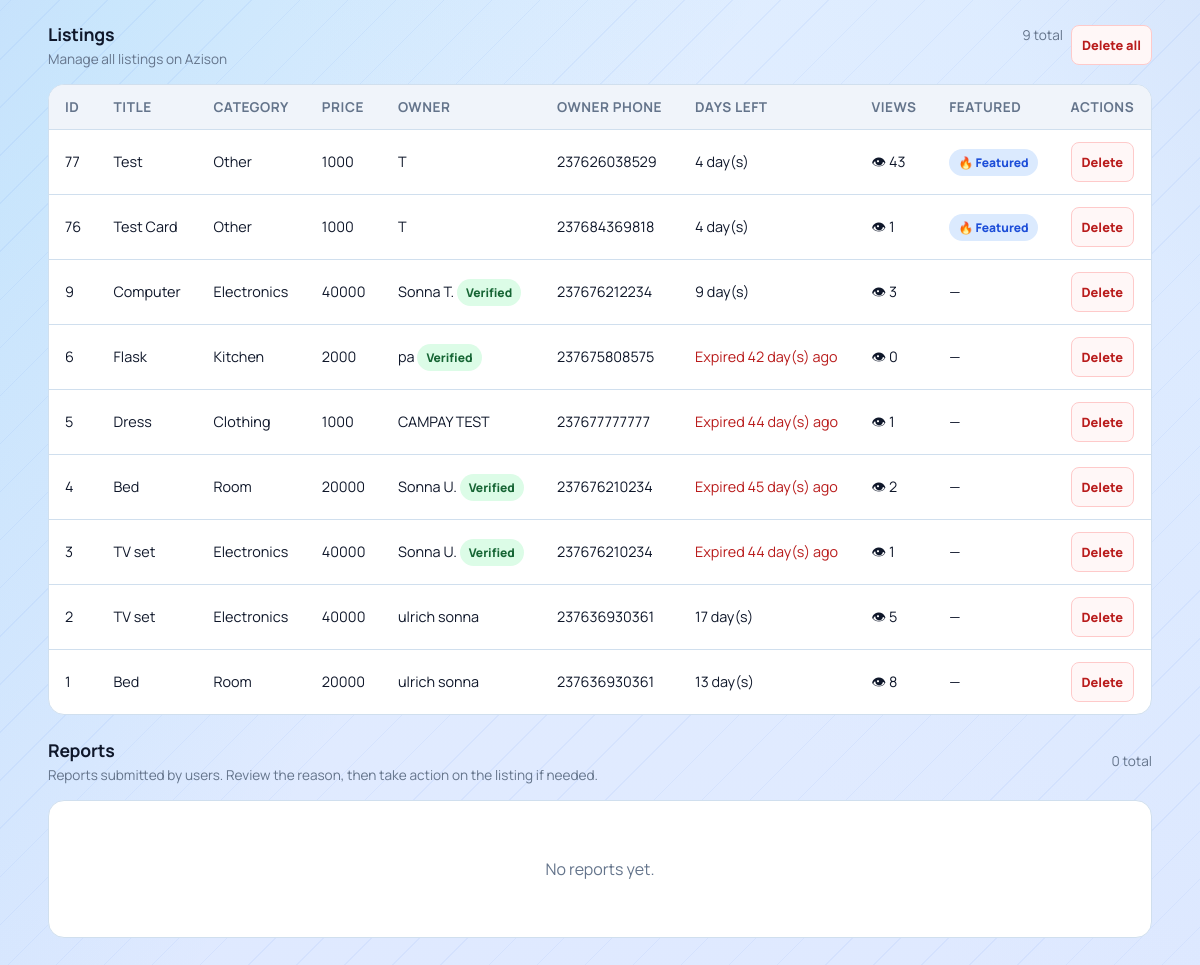
Page /admin (signed in, lower part) on the earlier database version.
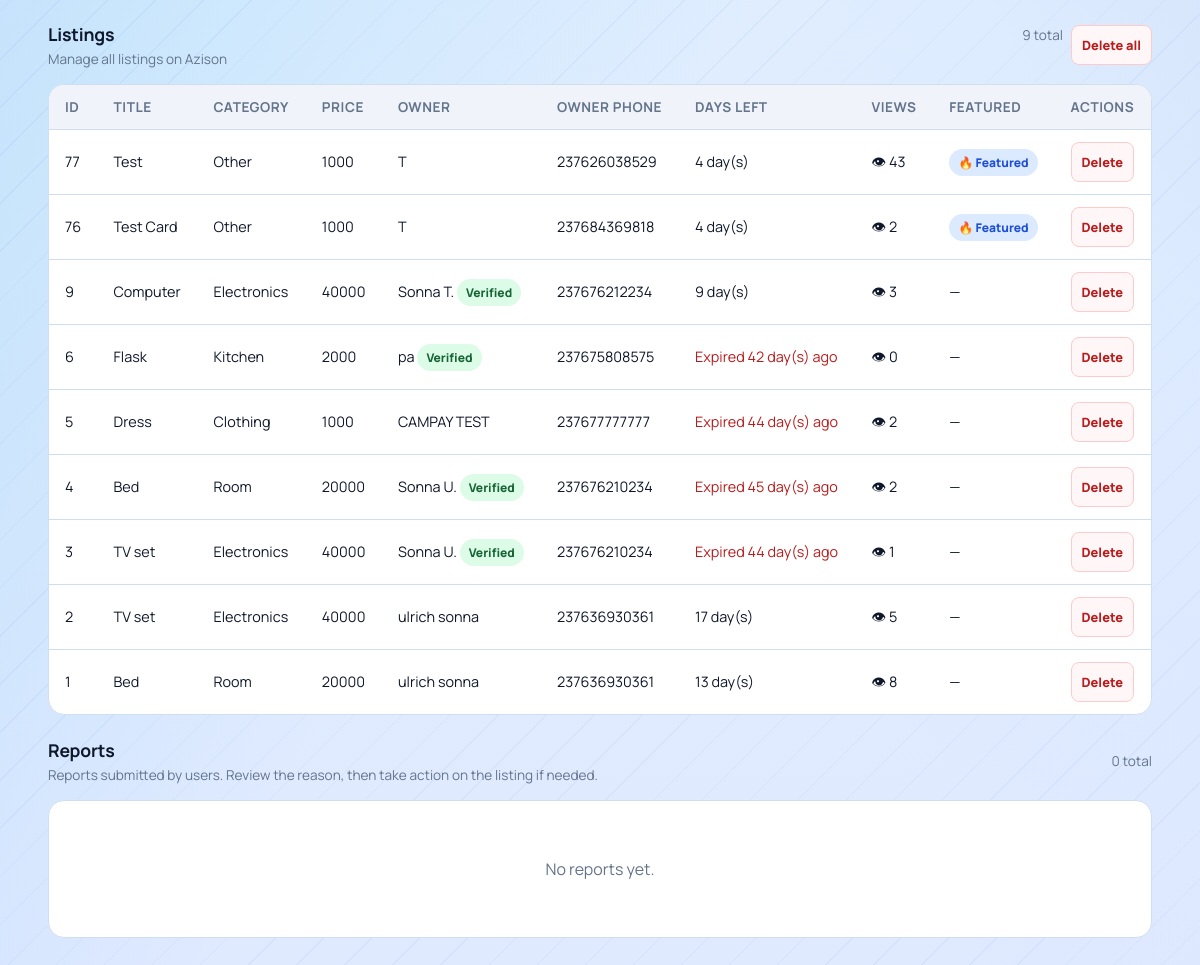
Same page on the later database version.
### tables this page shows
CREATE TABLE listings(
            id INTEGER PRIMARY KEY AUTOINCREMENT,
            title TEXT,
            price TEXT,
            category TEXT,
            phone TEXT,
            owner_phone TEXT,
            leave_date TEXT,
            description TEXT,
            image TEXT,
            is_featured INTEGER DEFAULT 0
        , view_count INTEGER DEFAULT 0);

CREATE TABLE users(
            id INTEGER PRIMARY KEY AUTOINCREMENT,
            full_name TEXT NOT NULL,
            phone TEXT NOT NULL UNIQUE,
            password_hash TEXT NOT NULL,
            email TEXT,
            google_sub TEXT,
            auth_provider TEXT NOT NULL DEFAULT 'local',
            created_at TEXT NOT NULL
        , is_admin INTEGER DEFAULT 0, is_active INTEGER DEFAULT 1, is_verified INTEGER DEFAULT 0);

### app.py (the view, shortened to what this page needs)
@app.route("/admin")
@admin_required
def admin_panel():
    conn = get_db()
    cursor = conn.cursor()
    ensure_user_verified_column(cursor)
    conn.commit()
    cursor.execute(
        """
        SELECT l.*, u.full_name as owner_name, u.is_verified as owner_is_verified
        FROM listings l
        LEFT JOIN users u ON u.phone = l.owner_phone
        ORDER BY l.id DESC
        """
    )
    rows = cursor.fetchall()
    cursor.execute(
        """
        SELECT u.id, u.full_name, u.phone, u.email, u.auth_provider, u.is_admin, u.is_active, u.is_verified, u.created_at,
               (SELECT COUNT(*) FROM listings l WHERE l.owner_phone = u.phone) AS listing_count
        FROM users u
        ORDER BY u.is_active ASC, u.id DESC
        """
    )
    user_rows = cursor.fetchall()
    cursor.execute(
        """
        SELECT r.id, r.listing_id, r.reporter_user_id, r.reason, r.comment, r.created_at,
               l.title AS listing_title, l.category AS listing_category,
               u.full_name AS reporter_name, u.phone AS reporter_phone, u.email AS reporter_email
        FROM reports r
        LEFT JOIN listings l ON l.id = r.listing_id
        LEFT JOIN users u ON u.id = r.reporter_user_id
        ORDER BY r.id DESC
        """
    )
    report_rows = cursor.fetchall()
    conn.close()
    today = current_date()
    listings = []
    for row in rows:
        leave_date = datetime.strptime(row["leave_date"], "%Y-%m-%d").date()
        days_left = (leave_date - today).days
        is_expired = days_left < 0
        is_soon = 0 <= days_left <= 3
        listings.append(
            {
                "id": row["id"],
                "title": row["title"],
                "price": row["price"],
                "category": row["category"],
                "phone": row["phone"],
                "owner_phone": row["owner_phone"] or "",
                "owner_name": row["owner_name"] or "Unknown",
                "owner_is_verified": bool(row_value(row, "owner_is_verified", 0) == 1),
                "leave_date": row["leave_date"],
                "description": row["description"] or "",
                "image": row["image"],
                "is_featured": row["is_featured"],
                "view_count": row["view_count"],
                "days_left": days_left,
                "is_expired": is_expired,
                "is_soon": is_soon,
            }
        )
    users = []
    for user_row in user_rows:
        users.append(
            {
                "id": user_row["id"],
                "full_name": user_row["full_name"] or "",
                "phone": user_row["phone"] or "",
                "email": user_row["email"] or "",
                "auth_provider": user_row["auth_provider"] or "local",
                "is_admin": bool(user_row["is_admin"] == 1),
                "is_active": bool(user_row["is_active"] == 1),
                "is_verified": bool(row_value(user_row, "is_verified", 0) == 1),
                "created_at": user_row["created_at"] or "",
                "listing_count": user_row["listing_count"] or 0,
            }
        )
    reports = []
    return render_template("admin.html", listings=listings, users=users, reports=reports)

### app.py (called while the page is built)
def env_flag(name):
    return os.getenv(name, "").strip().lower() in {"1", "true", "yes", "on"}

def get_db():
    if USE_POSTGRES:
        if psycopg2 is None:
            raise RuntimeError("DATABASE_URL is set but psycopg2 is not installed.")
        return PostgresConnection(psycopg2.connect(normalize_database_url(DATABASE_URL)))
    conn = sqlite3.connect(SQLITE_DATABASE_PATH)
    conn.row_factory = sqlite3.Row
    return conn

def normalize_phone(raw_phone):
    if not raw_phone:
        return ""
    phone = re.sub(r"\D", "", raw_phone)
    if phone.startswith("00"):
        phone = phone[2:]
    national_number = ""
    if phone.startswith("237") and len(phone) == 12:
        national_number = phone[3:]
    elif len(phone) == 10 and phone.startswith("0"):
        national_number = phone[1:]
    elif len(phone) == 9:
        national_number = phone
    else:
        return ""
    if len(national_number) != 9 or national_number[0] not in {"2", "6"}:
        return ""
    phone = "237" + national_number
    return phone

def current_date():
    return datetime.today().date()

### templates/admin.html (shortened to what the changed rows need)
<!DOCTYPE html>
<html lang="en">
<head>
    <link rel="stylesheet" href="{{ url_for('static', filename='css/marketplace.css') }}">
</head>
<body>
    <main class="page">
        <section class="section-heading">
            <div>
                <h2>Listings</h2>
            </div>
        </section>
        <section class="table-container">
            {% if listings %}
                <table>
                    <thead>
                        <tr>
                            <th>ID</th>
                            <th>Title</th>
                            <th>Category</th>
                            <th>Price</th>
                            <th>Owner</th>
                            <th>Owner Phone</th>
                            <th>Days Left</th>
                            <th>Views</th>
                            <th>Featured</th>
                            <th>Actions</th>
                        </tr>
                    </thead>
                    <tbody>
                        {% for item in listings %}
                        <tr>
                            <td>{{ item['id'] }}</td>
                            <td>{{ item['title'] }}</td>
                            <td>{{ item['category'] }}</td>
                            <td>{{ item['price'] }}</td>
                            <td>
                                {{ item['owner_name'] }}
                            </td>
                            <td>{{ item['owner_phone'] }}</td>
                            <td>
                                {% if item['is_expired'] %}
                                    <span style="color: var(--danger);">Expired {{ item['days_left'] * -1 }} day(s) ago</span>
                                {% elif item['is_soon'] %}
                                    <span class="deadline soon">⚡ {{ item['days_left'] }} day(s)</span>
                                {% else %}
                                    {{ item['days_left'] }} day(s)
                                {% endif %}
                            </td>
                            <td>👁 {{ item['view_count'] or 0 }}</td>
                            <td>
                                {% if item['is_featured'] == 1 %}
                                    <span class="badge featured">🔥 Featured</span>
                                {% else %}
                                    —
                                {% endif %}
                            </td>
                            <td>
                                <form method="POST" action="{{ url_for('admin_delete_listing', id=item['id']) }}" onsubmit="return confirm('Are you sure you want to delete this listing?');">
                                    <button class="danger-btn" type="submit">Delete</button>
                                </form>
                            </td>
                        </tr>
                        {% endfor %}
                    </tbody>
                </table>
            {% else %}
                <div class="empty">
                    <p>No listings found.</p>
                </div>
            {% endif %}
        </section>
        <section class="section-heading">
            <div>
                <h2>Reports</h2>
            </div>
        </section>
    </main>
</body>
</html>

Differences in the rows shown:
changed listings "Test Card": view_count "1" → "2"
changed listings "Dress": view_count "1" → "2"
